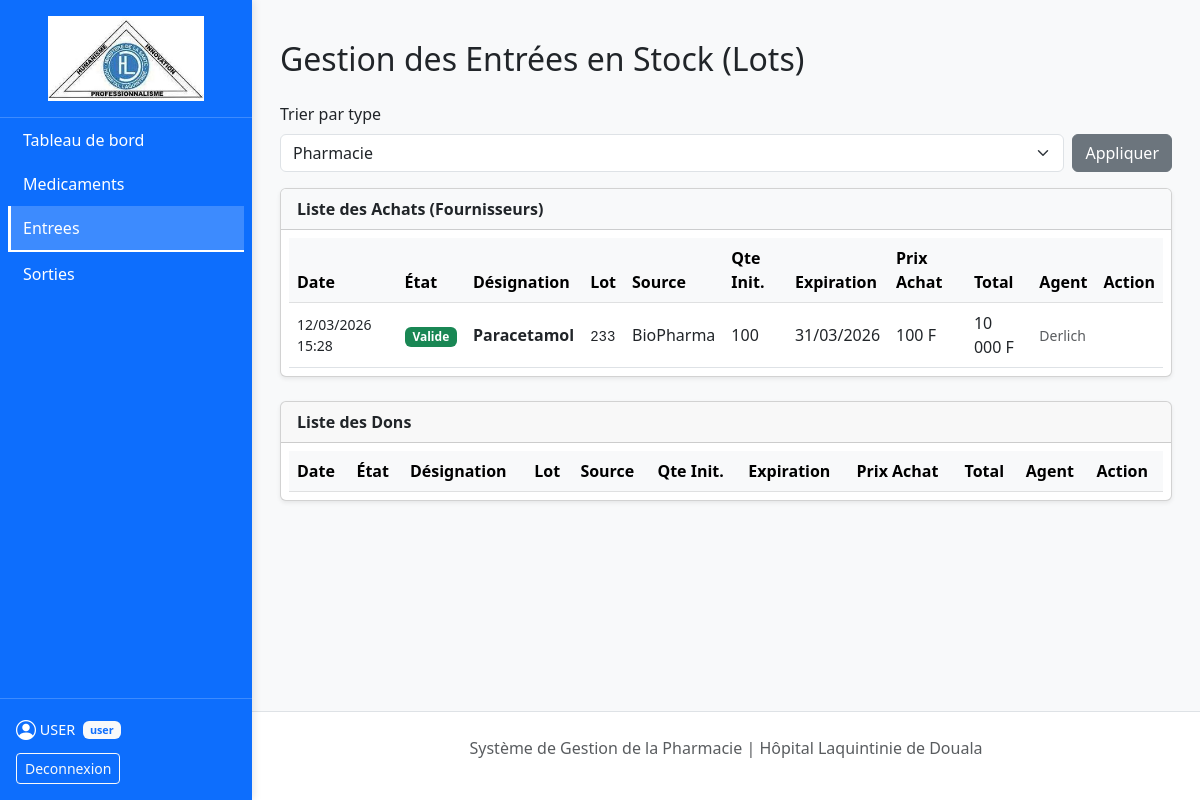
The page /pages/entrees.php (signed in) on the database its author committed.
### tables this page shows
CREATE TABLE `stock_lots` (
  `id_lot` int(11) NOT NULL,
  `id_produit` int(11) DEFAULT NULL,
  `id_fournisseur` int(11) DEFAULT NULL,
  `source_provenance` enum('Achat','Don') DEFAULT 'Achat',
  `num_lot` varchar(50) NOT NULL,
  `quantite_initiale` int(11) NOT NULL,
  `quantite_actuelle` int(11) NOT NULL,
  `date_expiration` date NOT NULL,
  `prix_achat_ht` decimal(10,2) DEFAULT NULL,
  `prix_achat_ttc` decimal(10,2) DEFAULT NULL,
  `date_enregistrement` timestamp NOT NULL DEFAULT current_timestamp(),
  `id_user` int(11) DEFAULT NULL,
  `prix_unitaire` decimal(10,2) DEFAULT NULL,
  `total_prix` decimal(10,2) DEFAULT NULL
);

CREATE TABLE `produits` (
  `id_produit` int(11) NOT NULL,
  `id_categorie` int(10) UNSIGNED NOT NULL,
  `nom_medicament` varchar(150) NOT NULL,
  `type_produit` enum('Medicament','Laboratoire') DEFAULT 'Medicament',
  `seuil_alerte` int(11) DEFAULT NULL,
  `stock_total` int(11) DEFAULT NULL,
  `marge_pourcentage` decimal(5,2) DEFAULT 20.00,
  `prix_unitaire` decimal(10,2) DEFAULT NULL
);

CREATE TABLE `fournisseurs` (
  `id_fournisseur` int(11) NOT NULL,
  `nom_societe` varchar(150) NOT NULL,
  `contact_nom` varchar(100) DEFAULT NULL,
  `telephone` varchar(20) DEFAULT NULL,
  `email` varchar(100) DEFAULT NULL,
  `est_donateur` tinyint(1) NOT NULL DEFAULT 0
);

CREATE TABLE `utilisateurs` (
  `id_user` int(11) NOT NULL,
  `nom_complet` varchar(100) NOT NULL,
  `username` varchar(50) NOT NULL,
  `password` varchar(255) NOT NULL,
  `role` enum('admin','user') DEFAULT NULL,
  `email` varchar(255) DEFAULT NULL,
  `reset_token_hash` varchar(64) DEFAULT NULL,
  `reset_token_expires_at` datetime DEFAULT NULL
);

### pages/entrees.php (the view, shortened to what this page needs)
<?php
require_once '../config/db.php';
$typeFilter = isset($_GET['type']) && in_array($_GET['type'], ['Pharmacie', 'Laboratoire']) ? $_GET['type'] : 'Pharmacie';
$typeProduit = ($typeFilter === 'Laboratoire') ? 'Laboratoire' : 'Medicament';
$stmt = $pdo->prepare("SELECT l.*, p.nom_medicament, p.type_produit, p.marge_pourcentage, f.nom_societe, u.nom_complet AS utilisateur
                        FROM stock_lots l
                        JOIN produits p ON l.id_produit = p.id_produit
                        JOIN fournisseurs f ON l.id_fournisseur = f.id_fournisseur
                        LEFT JOIN utilisateurs u ON l.id_user = u.id_user
                        WHERE p.type_produit = ?
                        ORDER BY l.id_lot DESC");
$stmt->execute([$typeProduit]);
$entrees = $stmt->fetchAll();
$achats = array_filter($entrees, fn($e) => $e['source_provenance'] !== 'Don');
include '../includes/sidebar.php';
?>
<div class="container-fluid mt-4">
    <h2 class="mb-4">Gestion des Entrées en Stock (Lots)</h2>
    <form method="GET" id="searchForm" class="mb-3" role="search">
        <div>
            <label for="typeFilter" class="form-label">Trier par type</label>
            <div class="d-flex gap-2">
                <select id="typeFilter" name="type" class="form-select">
                    <option value="Medicament" <?= $typeFilter === 'Medicament' ? 'selected' : '' ?>>Pharmacie</option>
                </select>
                <button type="submit" class="btn btn-secondary">Appliquer</button>
            </div>
        </div>
    </form>
    <div class="card shadow-sm mb-4">
        <div class="card-header bg-light"><strong>Liste des Achats (Fournisseurs)</strong></div>
        <div class="table-responsive p-2">
            <table class="table table-hover align-middle mb-0">
                <thead class="table-light">
                    <tr>
                        <th>Date</th>
                        <th>État</th>
                        <th>Désignation</th>
                        <th>Lot</th>
                        <th>Source</th>
                        <th>Qte Init.</th>
                        <th>Expiration</th>
                        <th>Prix Achat</th>
                        <th>Total</th>
                        <th>Agent</th>
                        <th>Action</th>
                    </tr>
                </thead>
                <tbody>
                    <?php foreach ($achats as $e): ?>
                        <?php
                        $today = strtotime(date('Y-m-d'));
                        $exp_ts = strtotime($e['date_expiration']);
                        $isExpired = $exp_ts < $today;
                        $isCritical = !$isExpired && $exp_ts <= strtotime('+14 days', $today);
                        if ($isExpired) {
                            $rowClass = 'table-dark text-white';
                            $statusBadge = '<span class="badge bg-white text-dark">Périmé</span>';
                        } elseif ($isCritical) {
                            $rowClass = 'table-warning';
                            $statusBadge = '<span class="badge bg-warning text-dark">Critique</span>';
                        } else {
                            $rowClass = '';
                            $statusBadge = '<span class="badge bg-success">Valide</span>';
                        }
                        ?>
                        <tr class="<?= $rowClass ?>">
                            <td class="small"><?= date('d/m/Y H:i', strtotime($e['date_enregistrement'])) ?></td>
                            <td><?= $statusBadge ?></td>
                            <td>
                                <strong><?= htmlspecialchars($e['nom_medicament']) ?></strong>
                            </td>
                            <td><code class="text-dark"><?= htmlspecialchars($e['num_lot']) ?></code></td>
                            <td><?= htmlspecialchars($e['nom_societe']) ?></td>
                            <td><?= $e['quantite_initiale'] ?></td>
                            <td class="<?= $isExpired ? '' : '' ?>"><?= date('d/m/Y', strtotime($e['date_expiration'])) ?></td>
                            <td><?= number_format($e['prix_achat_ttc'], 0, '.', ' ') . ' F' ?></td>
                            <td><?= number_format($e['prix_achat_ttc'] * $e['quantite_initiale'], 0, '.', ' ') . ' F' ?></td>
                            <td class="<?php echo $isExpired ? 'small text-white' : 'small text-muted'; ?>"><?= htmlspecialchars($e['utilisateur']) ?></td>
                            <td class="text-nowrap">
                            </td>
                        </tr>
                    <?php endforeach; ?>
                </tbody>
            </table>
        </div>
    </div>
    <div class="card shadow-sm">
        <div class="card-header"><strong>Liste des Dons</strong></div>
        <div class="table-responsive p-2">
            <table class="table table-hover align-middle mb-0">
                <thead class="table-light">
                    <tr>
                        <th>Date</th>
                        <th>État</th>
                        <th>Désignation</th>
                        <th>Lot</th>
                        <th>Source</th>
                        <th>Qte Init.</th>
                        <th>Expiration</th>
                        <th>Prix Achat</th>
                        <th>Total</th>
                        <th>Agent</th>
                        <th>Action</th>
                    </tr>
                </thead>
            </table>
        </div>
    </div>
</div>
<?php include '../includes/footer.php'; ?>

### rows shown on the page
stock_lots: date_enregistrement "12/03/2026 15:28", shows "Valide", id_produit.nom_medicament "Paracetamol", num_lot "233", id_fournisseur.nom_societe "BioPharma", quantite_initiale "100", date_expiration "31/03/2026", prix_achat_ttc "100", $e['prix_achat_ttc'] * $e['quantite_initiale'] "10 000", id_user.nom_complet "Derlich"

### other values the page prints
$_SESSION['nom'] "USER"
$_SESSION['role'] "user"
